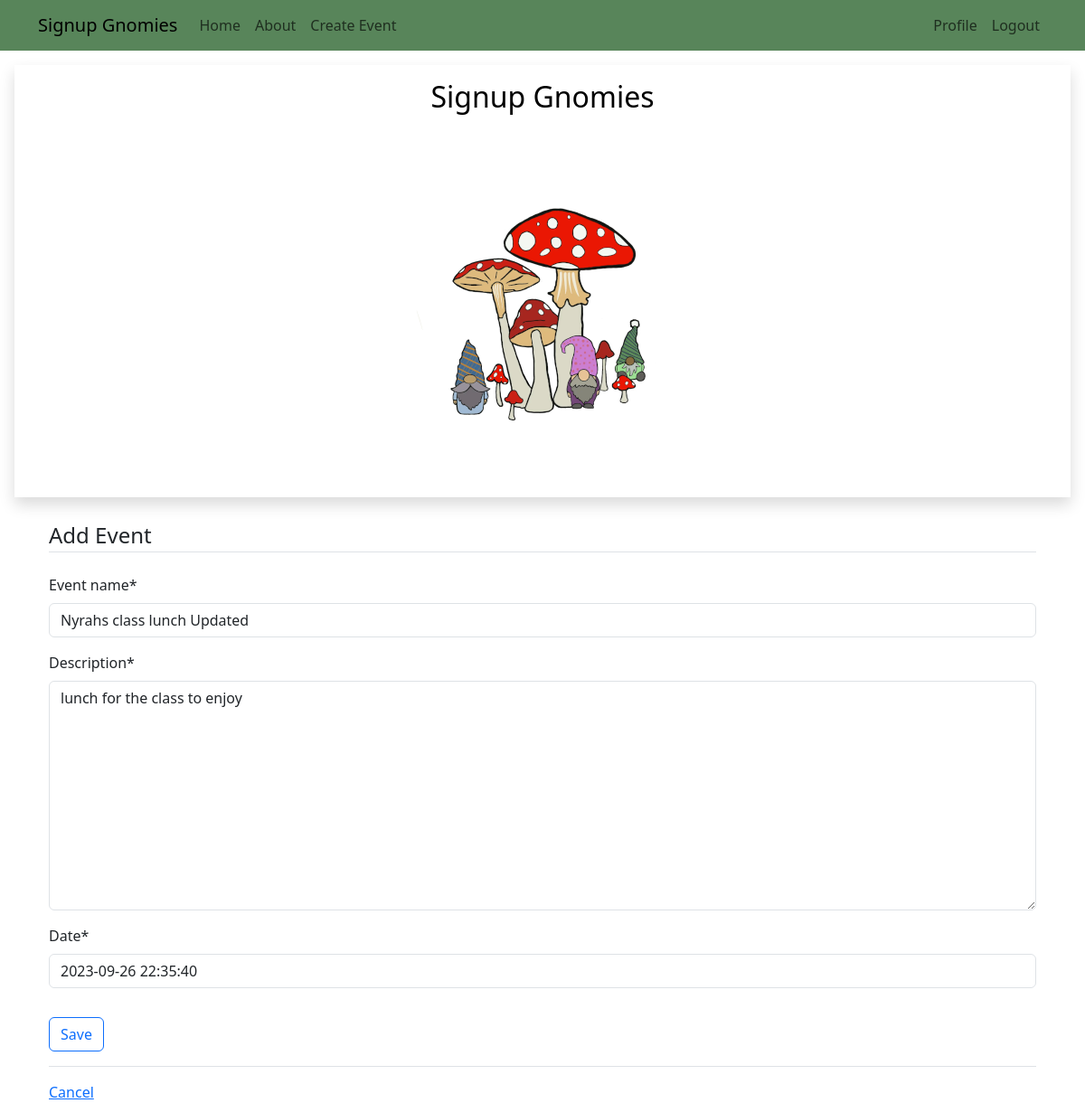
Page /event/1/update (signed in) on the committed database.
### signupgnomies/models.py (models this page shows, shortened)
class Event(models.Model):
    event_name = models.CharField(max_length=100)
    description = models.TextField()
    event_category = models.CharField(max_length=100)
    date = models.DateTimeField()
    created_at = models.DateTimeField(auto_now_add=True)
    updated_at = models.DateTimeField(auto_now=True)

### signupgnomies/views.py (the view)
# urls.py: path('event/<int:pk>/update', views.EventUpdateView.as_view(), name="events-update"),
class EventUpdateView(LoginRequiredMixin,CreateView,UpdateView):
    model = models.Event
    fields = ['event_name', 'description','date']

### signupgnomies/templates/signupgnomies/event_form.html (shortened to what this page needs)
{%extends 'signupgnomies/base.html'%} {%load crispy_forms_tags%}
{%block content%}
<div class="container">
  <form method="POST">
    <fieldset class="form-group">
      <legend class="border-bottom mb-4">Add Event</legend>
      {{form|crispy}}
    </fieldset>
    <div class="form-group py-3">
      <input class="btn btn-outline-primary" type="submit" value="Save" />
    </div>
  </form>
  <div class="border-top pt-3">
    <a href="{%url 'home'%}">Cancel</a>
  </div>
</div>
{%endblock content%}

### rows in the picture
Event: event_name "Nyrahs class lunch Updated", description "lunch for the class to enjoy", date "2023-09-26 22:35:40"
